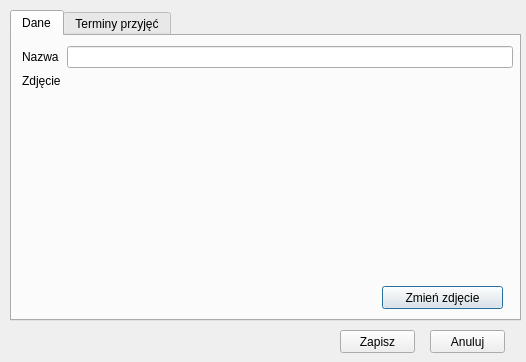
<?xml version="1.0" encoding="UTF-8"?>
<ui version="4.0">
 <class>edycja_poradni</class>
 <widget class="QDialog" name="edycja_poradni">
  <property name="geometry">
   <rect>
    <x>0</x>
    <y>0</y>
    <width>526</width>
    <height>362</height>
   </rect>
  </property>
  <property name="windowTitle">
   <string>Edycja poradni</string>
  </property>
  <widget class="QTabWidget" name="tabWidget">
   <property name="geometry">
    <rect>
     <x>10</x>
     <y>10</y>
     <width>511</width>
     <height>311</height>
    </rect>
   </property>
   <property name="currentIndex">
    <number>0</number>
   </property>
   <widget class="QWidget" name="tab">
    <attribute name="title">
     <string>Dane</string>
    </attribute>
    <widget class="QWidget" name="formLayoutWidget">
     <property name="geometry">
      <rect>
       <x>10</x>
       <y>10</y>
       <width>491</width>
       <height>51</height>
      </rect>
     </property>
     <layout class="QFormLayout" name="formLayout">
      <item row="0" column="0">
       <widget class="QLabel" name="label">
        <property name="text">
         <string>Nazwa</string>
        </property>
       </widget>
      </item>
      <item row="0" column="1">
       <widget class="QLineEdit" name="nazwa"/>
      </item>
      <item row="1" column="0">
       <widget class="QLabel" name="label_2">
        <property name="text">
         <string>Zdjęcie</string>
        </property>
       </widget>
      </item>
     </layout>
    </widget>
    <widget class="QPushButton" name="btnZmienZdjecie">
     <property name="geometry">
      <rect>
       <x>370</x>
       <y>250</y>
       <width>121</width>
       <height>23</height>
      </rect>
     </property>
     <property name="text">
      <string>Zmień zdjęcie</string>
     </property>
     <property name="icon">
      <iconset resource="icons.qrc">
       <normaloff>:/icon/icons/photo.png</normaloff>:/icon/icons/photo.png</iconset>
     </property>
    </widget>
    <widget class="QLabel" name="zdjecie">
     <property name="geometry">
      <rect>
       <x>58</x>
       <y>40</y>
       <width>441</width>
       <height>191</height>
      </rect>
     </property>
     <property name="text">
      <string/>
     </property>
     <property name="scaledContents">
      <bool>false</bool>
     </property>
    </widget>
   </widget>
   <widget class="QWidget" name="tab_2">
    <attribute name="title">
     <string>Terminy przyjęć</string>
    </attribute>
   </widget>
  </widget>
  <widget class="QPushButton" name="btnAnuluj">
   <property name="geometry">
    <rect>
     <x>430</x>
     <y>330</y>
     <width>75</width>
     <height>23</height>
    </rect>
   </property>
   <property name="text">
    <string>Anuluj</string>
   </property>
  </widget>
  <widget class="QPushButton" name="btnZapisz">
   <property name="geometry">
    <rect>
     <x>340</x>
     <y>330</y>
     <width>75</width>
     <height>23</height>
    </rect>
   </property>
   <property name="text">
    <string>Zapisz</string>
   </property>
  </widget>
 </widget>
 <resources>
  <include location="icons.qrc"/>
 </resources>
 <connections/>
</ui>
